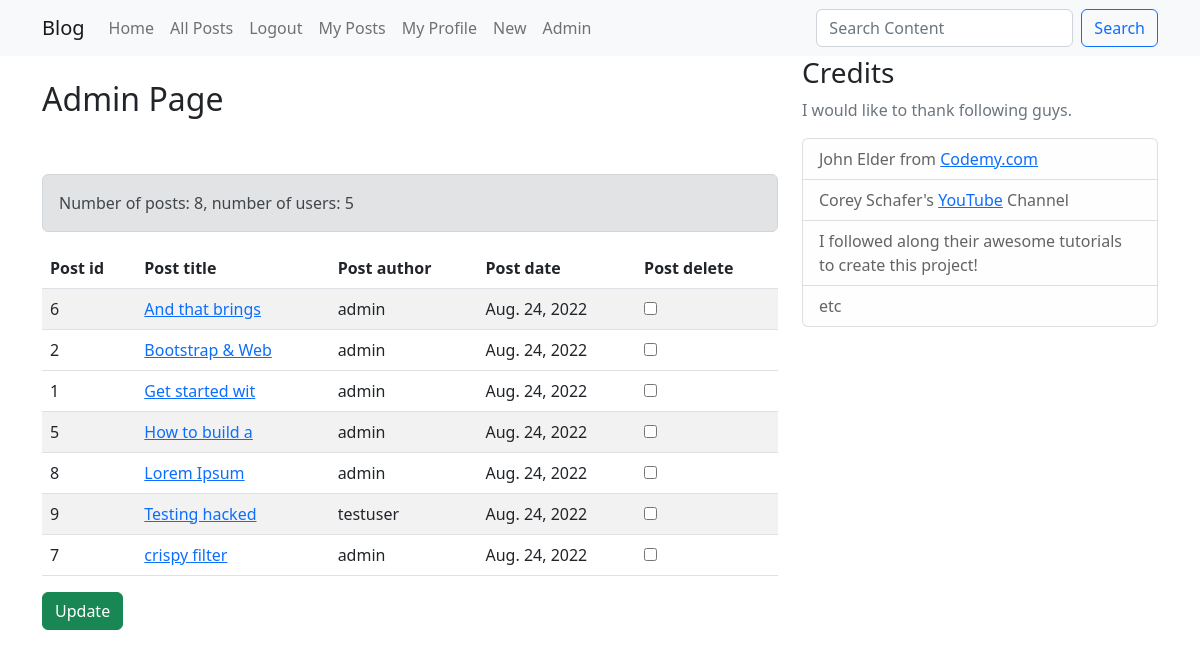
/admin-page/ (signed in), run on an earlier commit of the app's database.
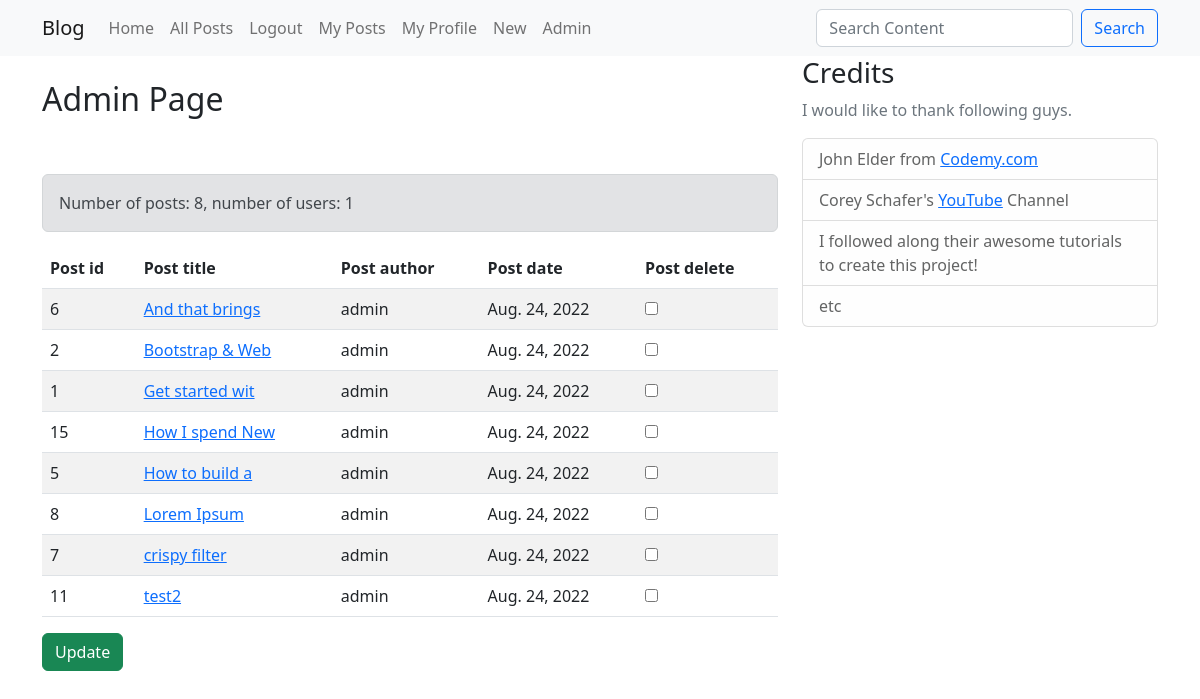
And on a later commit of the database.
### blog/models.py (models this page shows, shortened)
class Post(models.Model):
    title = models.CharField(max_length=255)
    subtitle = models.CharField(max_length=255)
    slug = models.SlugField(max_length=255, unique=True)
    image = models.ImageField(upload_to='images/', blank=True)
    content = RichTextField()
    author = models.ForeignKey(User, on_delete=models.CASCADE)
    created_at = models.DateTimeField(auto_now_add=True)
    updated_at = models.DateTimeField(auto_now=True)
    deleted = models.BooleanField(default=False)

### blog/views.py (the view)
# urls.py: path('admin-page/', views.admin_page, name='admin-page'),
def admin_page(request):
    posts_count = Post.objects.all().count()
    users_count = User.objects.all().count()
    posts_list = Post.objects.all().order_by('title')
    context = {
        'posts_count': posts_count,
        'users_count': users_count,
        'posts': posts_list
    }
    if request.user.is_superuser:
        if request.method == 'POST':
            id_list = request.POST.getlist('boxes')
            posts_list.update(deleted=False)
            for x in id_list:
                Post.objects.filter(pk=int(x)).update(deleted=True)
            messages.success(request, 'Have been deleted')
            return redirect('admin-page')
        else:
            return render(request, 'blog/admin_page.html', context)
    else:
        messages.warning(request, 'You are not authorized to view this page')
        return redirect('home')

### templates/blog/admin_page.html (shortened to what this page needs)
{% extends 'base.html' %}
{% block content %}
    {% if user.is_authenticated %}
        <h2>Admin Page</h2>
        <br><br>
        <div class="alert alert-secondary" role="alert">
            Number of posts: {{ posts_count }}, number of users: {{ users_count }}
        </div>
        <form action="" method="post">
        <table class="table table-striped table-hover">
  <thead>
    <tr>
      <th scope="col">Post id</th>
      <th scope="col">Post title</th>
      <th scope="col">Post author</th>
      <th scope="col">Post date</th>
      <th scope="col">Post delete</th>
    </tr>
  </thead>
   <tbody>
   {% for post in posts %}
        <tr>
        {% if not post.deleted %}
            <td>{{ post.id }}</td>
            <td><a href="{% url 'post-detail' post.slug %}">{{ post.title|slice:'15' }}</a></td>
            <td>{{ post.author }}</td>
            <td>{{ post.created_at|date }}</td>
            <td><input type="checkbox" value="{{ post.id }}" name="boxes"></td>
         {% endif %}
        </tr>
   {% endfor %}
   </tbody>
   </table>
        <button class="btn btn-success">Update</button>
    </form>
    {% endif %}
{% endblock %}

What changed in the data, as far as the page shows it:
removed Post: id "9", title "Testing hacked", author "testuser", created_at "Aug. 24, 2022"
added Post: id "15", title "How I spend New", author "admin", created_at "Aug. 24, 2022"
added Post: id "11", title "test2", author "admin", created_at "Aug. 24, 2022"
Also different on the page:
{{ users_count }}: "5" → "1"
